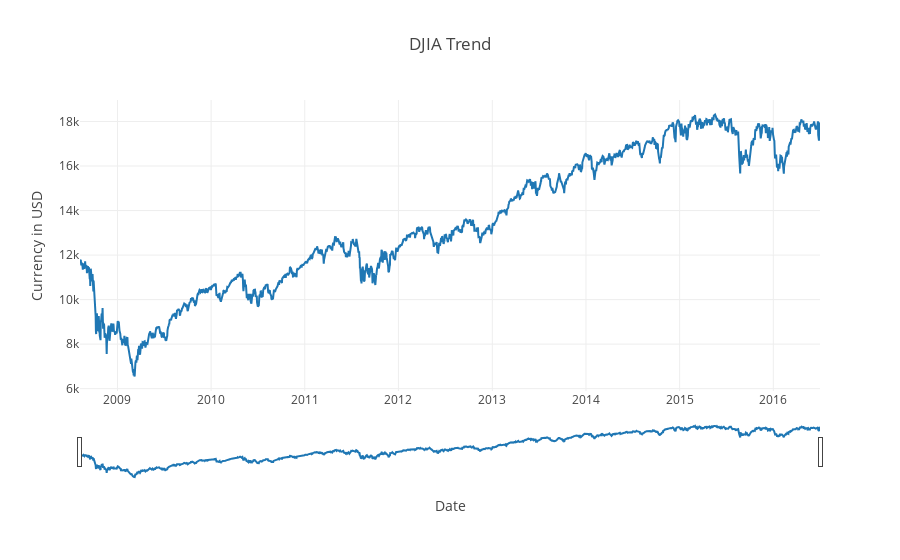

Notebook code for this chart:
### Markdown cell above
During the time we picked (from 2008-08-08 to 2016-07-01), DJIA rose in **1065** days and decreased in left **924** days. 

What about the DJIA tendency in the period?

### Code cell
adjclose_trace = go.Scatter(x = data['Date'], y = data['Adj Close'])
layout = dict(xaxis = dict(title = "Date", rangeslider = dict(visible = True)), 
              yaxis = dict(title = "Currency in USD"),
              title = "DJIA Trend")
              

py.iplot(go.Figure(data = [adjclose_trace], layout = layout), filename='images/ctrend')

### Figure 1 — Plotly figure (JSON) as saved in the notebook; plotly's stock layout.template omitted (floating-point values rounded to 4 significant figures; data arrays with more than 128 entries replaced by an {"elided": "..."} marker saying what was removed)
{"data": [{"type": "scatter", "uid": "30a0bfd2-2a86-408b-acf2-8d63a0063340", "x": {"elided": "1989 str values"}, "y": {"elided": "1989 float values"}}], "layout": {"title": {"text": "DJIA Trend"}, "xaxis": {"rangeslider": {"visible": true}, "title": {"text": "Date"}}, "yaxis": {"title": {"text": "Currency in USD"}}}}
